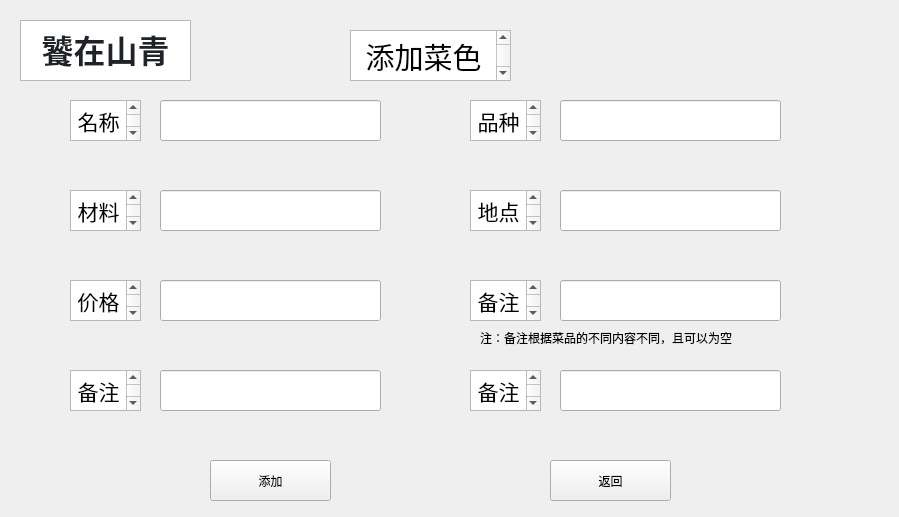
<?xml version="1.0" encoding="UTF-8"?>
<ui version="4.0">
 <class>dishesadd</class>
 <widget class="QWidget" name="dishesadd">
  <property name="geometry">
   <rect>
    <x>0</x>
    <y>0</y>
    <width>899</width>
    <height>517</height>
   </rect>
  </property>
  <property name="windowTitle">
   <string>Form</string>
  </property>
  <widget class="QTextBrowser" name="textBrowser">
   <property name="geometry">
    <rect>
     <x>20</x>
     <y>20</y>
     <width>171</width>
     <height>61</height>
    </rect>
   </property>
   <property name="html">
    <string>&lt;!DOCTYPE HTML PUBLIC &quot;-//W3C//DTD HTML 4.0//EN&quot; &quot;http://www.w3.org/TR/REC-html40/strict.dtd&quot;&gt;
&lt;html&gt;&lt;head&gt;&lt;meta name=&quot;qrichtext&quot; content=&quot;1&quot; /&gt;&lt;meta charset=&quot;utf-8&quot; /&gt;&lt;style type=&quot;text/css&quot;&gt;
p, li { white-space: pre-wrap; }
hr { height: 1px; border-width: 0; }
li.unchecked::marker { content: &quot;\2610&quot;; }
li.checked::marker { content: &quot;\2612&quot;; }
&lt;/style&gt;&lt;/head&gt;&lt;body style=&quot; font-family:'Microsoft YaHei UI'; font-size:9pt; font-weight:400; font-style:normal;&quot;&gt;
&lt;p align=&quot;center&quot; style=&quot; margin-top:0px; margin-bottom:0px; margin-left:0px; margin-right:0px; -qt-block-indent:0; text-indent:0px;&quot;&gt;&lt;span style=&quot; font-family:'-apple-system','BlinkMacSystemFont','Segoe UI','Noto Sans','Helvetica','Arial','sans-serif','Apple Color Emoji','Segoe UI Emoji'; font-size:24pt; font-weight:700; color:#1f2328; background-color:#ffffff;&quot;&gt;饕在山青&lt;/span&gt;&lt;/p&gt;&lt;/body&gt;&lt;/html&gt;</string>
   </property>
  </widget>
  <widget class="QTextBrowser" name="textBrowser_2">
   <property name="geometry">
    <rect>
     <x>350</x>
     <y>30</y>
     <width>161</width>
     <height>51</height>
    </rect>
   </property>
   <property name="html">
    <string>&lt;!DOCTYPE HTML PUBLIC &quot;-//W3C//DTD HTML 4.0//EN&quot; &quot;http://www.w3.org/TR/REC-html40/strict.dtd&quot;&gt;
&lt;html&gt;&lt;head&gt;&lt;meta name=&quot;qrichtext&quot; content=&quot;1&quot; /&gt;&lt;meta charset=&quot;utf-8&quot; /&gt;&lt;style type=&quot;text/css&quot;&gt;
p, li { white-space: pre-wrap; }
hr { height: 1px; border-width: 0; }
li.unchecked::marker { content: &quot;\2610&quot;; }
li.checked::marker { content: &quot;\2612&quot;; }
&lt;/style&gt;&lt;/head&gt;&lt;body style=&quot; font-family:'Microsoft YaHei UI'; font-size:9pt; font-weight:400; font-style:normal;&quot;&gt;
&lt;p align=&quot;center&quot; style=&quot; margin-top:0px; margin-bottom:0px; margin-left:0px; margin-right:0px; -qt-block-indent:0; text-indent:0px;&quot;&gt;&lt;span style=&quot; font-size:22pt;&quot;&gt;添加菜色&lt;/span&gt;&lt;/p&gt;&lt;/body&gt;&lt;/html&gt;</string>
   </property>
  </widget>
  <widget class="QLineEdit" name="name">
   <property name="geometry">
    <rect>
     <x>160</x>
     <y>100</y>
     <width>221</width>
     <height>41</height>
    </rect>
   </property>
  </widget>
  <widget class="QLineEdit" name="sort">
   <property name="geometry">
    <rect>
     <x>560</x>
     <y>100</y>
     <width>221</width>
     <height>41</height>
    </rect>
   </property>
  </widget>
  <widget class="QLineEdit" name="ingredient">
   <property name="geometry">
    <rect>
     <x>160</x>
     <y>190</y>
     <width>221</width>
     <height>41</height>
    </rect>
   </property>
  </widget>
  <widget class="QLineEdit" name="location">
   <property name="geometry">
    <rect>
     <x>560</x>
     <y>190</y>
     <width>221</width>
     <height>41</height>
    </rect>
   </property>
  </widget>
  <widget class="QLineEdit" name="price">
   <property name="geometry">
    <rect>
     <x>160</x>
     <y>280</y>
     <width>221</width>
     <height>41</height>
    </rect>
   </property>
  </widget>
  <widget class="QLineEdit" name="note1">
   <property name="geometry">
    <rect>
     <x>560</x>
     <y>280</y>
     <width>221</width>
     <height>41</height>
    </rect>
   </property>
  </widget>
  <widget class="QTextBrowser" name="textBrowser_3">
   <property name="geometry">
    <rect>
     <x>70</x>
     <y>100</y>
     <width>71</width>
     <height>41</height>
    </rect>
   </property>
   <property name="html">
    <string>&lt;!DOCTYPE HTML PUBLIC &quot;-//W3C//DTD HTML 4.0//EN&quot; &quot;http://www.w3.org/TR/REC-html40/strict.dtd&quot;&gt;
&lt;html&gt;&lt;head&gt;&lt;meta name=&quot;qrichtext&quot; content=&quot;1&quot; /&gt;&lt;meta charset=&quot;utf-8&quot; /&gt;&lt;style type=&quot;text/css&quot;&gt;
p, li { white-space: pre-wrap; }
hr { height: 1px; border-width: 0; }
li.unchecked::marker { content: &quot;\2610&quot;; }
li.checked::marker { content: &quot;\2612&quot;; }
&lt;/style&gt;&lt;/head&gt;&lt;body style=&quot; font-family:'Microsoft YaHei UI'; font-size:9pt; font-weight:400; font-style:normal;&quot;&gt;
&lt;p align=&quot;center&quot; style=&quot; margin-top:0px; margin-bottom:0px; margin-left:0px; margin-right:0px; -qt-block-indent:0; text-indent:0px;&quot;&gt;&lt;span style=&quot; font-size:16pt;&quot;&gt;名称&lt;/span&gt;&lt;/p&gt;&lt;/body&gt;&lt;/html&gt;</string>
   </property>
  </widget>
  <widget class="QTextBrowser" name="textBrowser_4">
   <property name="geometry">
    <rect>
     <x>70</x>
     <y>190</y>
     <width>71</width>
     <height>41</height>
    </rect>
   </property>
   <property name="html">
    <string>&lt;!DOCTYPE HTML PUBLIC &quot;-//W3C//DTD HTML 4.0//EN&quot; &quot;http://www.w3.org/TR/REC-html40/strict.dtd&quot;&gt;
&lt;html&gt;&lt;head&gt;&lt;meta name=&quot;qrichtext&quot; content=&quot;1&quot; /&gt;&lt;meta charset=&quot;utf-8&quot; /&gt;&lt;style type=&quot;text/css&quot;&gt;
p, li { white-space: pre-wrap; }
hr { height: 1px; border-width: 0; }
li.unchecked::marker { content: &quot;\2610&quot;; }
li.checked::marker { content: &quot;\2612&quot;; }
&lt;/style&gt;&lt;/head&gt;&lt;body style=&quot; font-family:'Microsoft YaHei UI'; font-size:9pt; font-weight:400; font-style:normal;&quot;&gt;
&lt;p align=&quot;center&quot; style=&quot; margin-top:0px; margin-bottom:0px; margin-left:0px; margin-right:0px; -qt-block-indent:0; text-indent:0px;&quot;&gt;&lt;span style=&quot; font-size:16pt;&quot;&gt;材料&lt;/span&gt;&lt;/p&gt;&lt;/body&gt;&lt;/html&gt;</string>
   </property>
  </widget>
  <widget class="QTextBrowser" name="textBrowser_5">
   <property name="geometry">
    <rect>
     <x>470</x>
     <y>100</y>
     <width>71</width>
     <height>41</height>
    </rect>
   </property>
   <property name="html">
    <string>&lt;!DOCTYPE HTML PUBLIC &quot;-//W3C//DTD HTML 4.0//EN&quot; &quot;http://www.w3.org/TR/REC-html40/strict.dtd&quot;&gt;
&lt;html&gt;&lt;head&gt;&lt;meta name=&quot;qrichtext&quot; content=&quot;1&quot; /&gt;&lt;meta charset=&quot;utf-8&quot; /&gt;&lt;style type=&quot;text/css&quot;&gt;
p, li { white-space: pre-wrap; }
hr { height: 1px; border-width: 0; }
li.unchecked::marker { content: &quot;\2610&quot;; }
li.checked::marker { content: &quot;\2612&quot;; }
&lt;/style&gt;&lt;/head&gt;&lt;body style=&quot; font-family:'Microsoft YaHei UI'; font-size:9pt; font-weight:400; font-style:normal;&quot;&gt;
&lt;p align=&quot;center&quot; style=&quot; margin-top:0px; margin-bottom:0px; margin-left:0px; margin-right:0px; -qt-block-indent:0; text-indent:0px;&quot;&gt;&lt;span style=&quot; font-size:16pt;&quot;&gt;品种&lt;/span&gt;&lt;/p&gt;&lt;/body&gt;&lt;/html&gt;</string>
   </property>
  </widget>
  <widget class="QTextBrowser" name="textBrowser_6">
   <property name="geometry">
    <rect>
     <x>470</x>
     <y>190</y>
     <width>71</width>
     <height>41</height>
    </rect>
   </property>
   <property name="html">
    <string>&lt;!DOCTYPE HTML PUBLIC &quot;-//W3C//DTD HTML 4.0//EN&quot; &quot;http://www.w3.org/TR/REC-html40/strict.dtd&quot;&gt;
&lt;html&gt;&lt;head&gt;&lt;meta name=&quot;qrichtext&quot; content=&quot;1&quot; /&gt;&lt;meta charset=&quot;utf-8&quot; /&gt;&lt;style type=&quot;text/css&quot;&gt;
p, li { white-space: pre-wrap; }
hr { height: 1px; border-width: 0; }
li.unchecked::marker { content: &quot;\2610&quot;; }
li.checked::marker { content: &quot;\2612&quot;; }
&lt;/style&gt;&lt;/head&gt;&lt;body style=&quot; font-family:'Microsoft YaHei UI'; font-size:9pt; font-weight:400; font-style:normal;&quot;&gt;
&lt;p align=&quot;center&quot; style=&quot; margin-top:0px; margin-bottom:0px; margin-left:0px; margin-right:0px; -qt-block-indent:0; text-indent:0px;&quot;&gt;&lt;span style=&quot; font-size:16pt;&quot;&gt;地点&lt;/span&gt;&lt;/p&gt;&lt;/body&gt;&lt;/html&gt;</string>
   </property>
  </widget>
  <widget class="QTextBrowser" name="textBrowser_7">
   <property name="geometry">
    <rect>
     <x>70</x>
     <y>280</y>
     <width>71</width>
     <height>41</height>
    </rect>
   </property>
   <property name="html">
    <string>&lt;!DOCTYPE HTML PUBLIC &quot;-//W3C//DTD HTML 4.0//EN&quot; &quot;http://www.w3.org/TR/REC-html40/strict.dtd&quot;&gt;
&lt;html&gt;&lt;head&gt;&lt;meta name=&quot;qrichtext&quot; content=&quot;1&quot; /&gt;&lt;meta charset=&quot;utf-8&quot; /&gt;&lt;style type=&quot;text/css&quot;&gt;
p, li { white-space: pre-wrap; }
hr { height: 1px; border-width: 0; }
li.unchecked::marker { content: &quot;\2610&quot;; }
li.checked::marker { content: &quot;\2612&quot;; }
&lt;/style&gt;&lt;/head&gt;&lt;body style=&quot; font-family:'Microsoft YaHei UI'; font-size:9pt; font-weight:400; font-style:normal;&quot;&gt;
&lt;p align=&quot;center&quot; style=&quot; margin-top:0px; margin-bottom:0px; margin-left:0px; margin-right:0px; -qt-block-indent:0; text-indent:0px;&quot;&gt;&lt;span style=&quot; font-size:16pt;&quot;&gt;价格&lt;/span&gt;&lt;/p&gt;&lt;/body&gt;&lt;/html&gt;</string>
   </property>
  </widget>
  <widget class="QTextBrowser" name="textBrowser_8">
   <property name="geometry">
    <rect>
     <x>470</x>
     <y>280</y>
     <width>71</width>
     <height>41</height>
    </rect>
   </property>
   <property name="html">
    <string>&lt;!DOCTYPE HTML PUBLIC &quot;-//W3C//DTD HTML 4.0//EN&quot; &quot;http://www.w3.org/TR/REC-html40/strict.dtd&quot;&gt;
&lt;html&gt;&lt;head&gt;&lt;meta name=&quot;qrichtext&quot; content=&quot;1&quot; /&gt;&lt;meta charset=&quot;utf-8&quot; /&gt;&lt;style type=&quot;text/css&quot;&gt;
p, li { white-space: pre-wrap; }
hr { height: 1px; border-width: 0; }
li.unchecked::marker { content: &quot;\2610&quot;; }
li.checked::marker { content: &quot;\2612&quot;; }
&lt;/style&gt;&lt;/head&gt;&lt;body style=&quot; font-family:'Microsoft YaHei UI'; font-size:9pt; font-weight:400; font-style:normal;&quot;&gt;
&lt;p align=&quot;center&quot; style=&quot; margin-top:0px; margin-bottom:0px; margin-left:0px; margin-right:0px; -qt-block-indent:0; text-indent:0px;&quot;&gt;&lt;span style=&quot; font-size:16pt;&quot;&gt;备注1&lt;/span&gt;&lt;/p&gt;&lt;/body&gt;&lt;/html&gt;</string>
   </property>
  </widget>
  <widget class="QPushButton" name="add">
   <property name="geometry">
    <rect>
     <x>210</x>
     <y>460</y>
     <width>121</width>
     <height>41</height>
    </rect>
   </property>
   <property name="text">
    <string>添加</string>
   </property>
  </widget>
  <widget class="QPushButton" name="back">
   <property name="geometry">
    <rect>
     <x>550</x>
     <y>460</y>
     <width>121</width>
     <height>41</height>
    </rect>
   </property>
   <property name="text">
    <string>返回</string>
   </property>
  </widget>
  <widget class="QTextBrowser" name="textBrowser_9">
   <property name="geometry">
    <rect>
     <x>70</x>
     <y>370</y>
     <width>71</width>
     <height>41</height>
    </rect>
   </property>
   <property name="html">
    <string>&lt;!DOCTYPE HTML PUBLIC &quot;-//W3C//DTD HTML 4.0//EN&quot; &quot;http://www.w3.org/TR/REC-html40/strict.dtd&quot;&gt;
&lt;html&gt;&lt;head&gt;&lt;meta name=&quot;qrichtext&quot; content=&quot;1&quot; /&gt;&lt;meta charset=&quot;utf-8&quot; /&gt;&lt;style type=&quot;text/css&quot;&gt;
p, li { white-space: pre-wrap; }
hr { height: 1px; border-width: 0; }
li.unchecked::marker { content: &quot;\2610&quot;; }
li.checked::marker { content: &quot;\2612&quot;; }
&lt;/style&gt;&lt;/head&gt;&lt;body style=&quot; font-family:'Microsoft YaHei UI'; font-size:9pt; font-weight:400; font-style:normal;&quot;&gt;
&lt;p align=&quot;center&quot; style=&quot; margin-top:0px; margin-bottom:0px; margin-left:0px; margin-right:0px; -qt-block-indent:0; text-indent:0px;&quot;&gt;&lt;span style=&quot; font-size:16pt;&quot;&gt;备注2&lt;/span&gt;&lt;/p&gt;&lt;/body&gt;&lt;/html&gt;</string>
   </property>
  </widget>
  <widget class="QLineEdit" name="note2">
   <property name="geometry">
    <rect>
     <x>160</x>
     <y>370</y>
     <width>221</width>
     <height>41</height>
    </rect>
   </property>
  </widget>
  <widget class="QTextBrowser" name="textBrowser_10">
   <property name="geometry">
    <rect>
     <x>470</x>
     <y>370</y>
     <width>71</width>
     <height>41</height>
    </rect>
   </property>
   <property name="html">
    <string>&lt;!DOCTYPE HTML PUBLIC &quot;-//W3C//DTD HTML 4.0//EN&quot; &quot;http://www.w3.org/TR/REC-html40/strict.dtd&quot;&gt;
&lt;html&gt;&lt;head&gt;&lt;meta name=&quot;qrichtext&quot; content=&quot;1&quot; /&gt;&lt;meta charset=&quot;utf-8&quot; /&gt;&lt;style type=&quot;text/css&quot;&gt;
p, li { white-space: pre-wrap; }
hr { height: 1px; border-width: 0; }
li.unchecked::marker { content: &quot;\2610&quot;; }
li.checked::marker { content: &quot;\2612&quot;; }
&lt;/style&gt;&lt;/head&gt;&lt;body style=&quot; font-family:'Microsoft YaHei UI'; font-size:9pt; font-weight:400; font-style:normal;&quot;&gt;
&lt;p align=&quot;center&quot; style=&quot; margin-top:0px; margin-bottom:0px; margin-left:0px; margin-right:0px; -qt-block-indent:0; text-indent:0px;&quot;&gt;&lt;span style=&quot; font-size:16pt;&quot;&gt;备注3&lt;/span&gt;&lt;/p&gt;&lt;/body&gt;&lt;/html&gt;</string>
   </property>
  </widget>
  <widget class="QLineEdit" name="note3">
   <property name="geometry">
    <rect>
     <x>560</x>
     <y>370</y>
     <width>221</width>
     <height>41</height>
    </rect>
   </property>
  </widget>
  <widget class="QLabel" name="label">
   <property name="geometry">
    <rect>
     <x>480</x>
     <y>330</y>
     <width>261</width>
     <height>16</height>
    </rect>
   </property>
   <property name="text">
    <string>注：备注根据菜品的不同内容不同，且可以为空</string>
   </property>
  </widget>
 </widget>
 <resources/>
 <connections/>
</ui>
